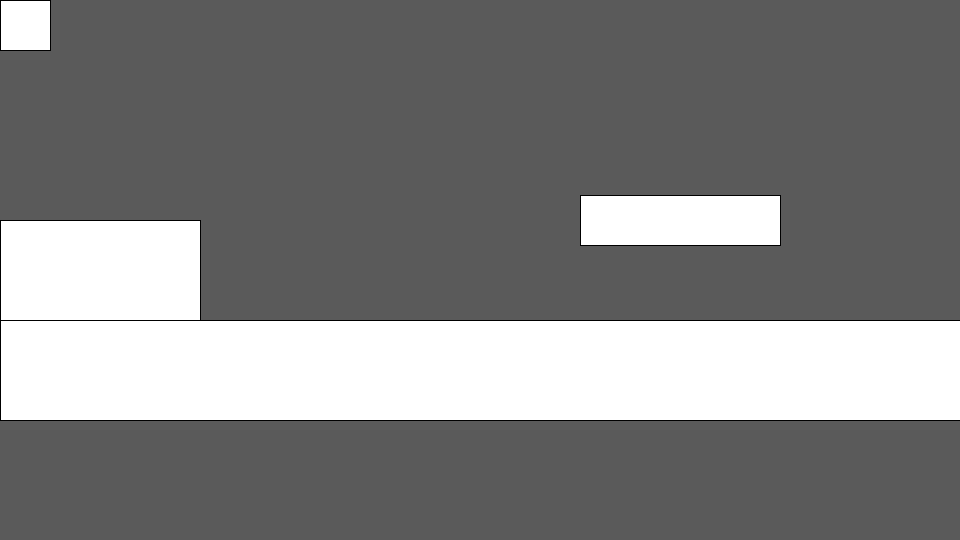
Frame 1 (no input)
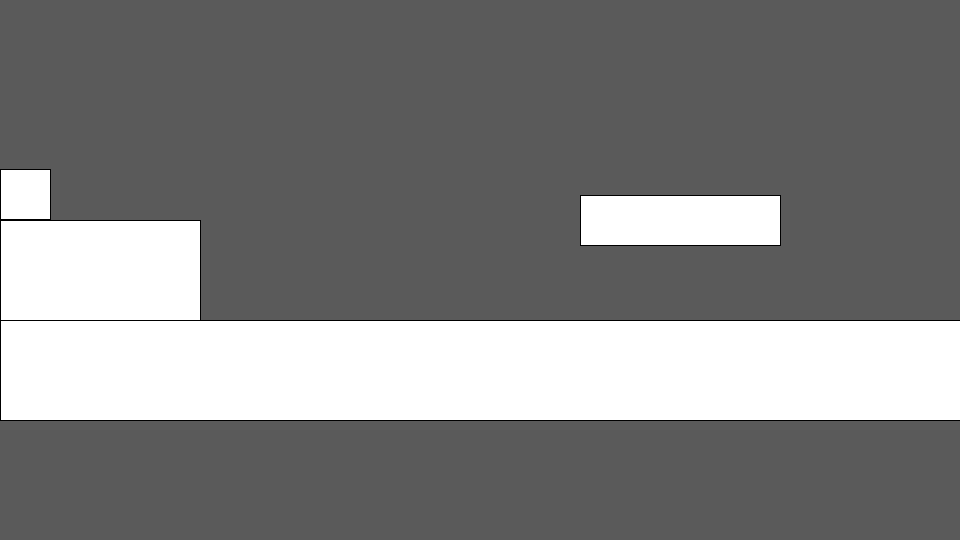
Frame 60 (the mouse pressed at the canvas centre just before this capture)
Frame 120 (the mouse held since frame 60 and released just before this capture): identical to frame 60, image omitted

The Processing sketch that drew these frames (run headless with seeded random() and noise(); from frame 60 on, the mouse is pressed at the canvas centre):

// Processing sketch: tagButWereWizards
// ── tagButWereWizards.pde
Level level;

void setup()
{
  //fullScreen();
  size(960, 540);
  level = new Level();
}

void draw()
{
  level.update();
  level.draw();
}

void keyPressed()
{
  level.keyPressed();
}
  
void keyReleased()
{
  level.keyReleased();
}

// ── Blast.pde
class Blast extends Spell
{
  float SPEED = 8;
  float SIZE = 10;
  
  Blast(float x, float y, float xD, float yD)
  {
    this.x =x;
    this.y = y;
    xV = xD * SPEED;
    yV = yD * SPEED;
  }
  
  void draw()
  {
    push();
      fill(#ff44cc);
      circle(x, y, SIZE);
    pop();
  }
  
  void collide(float distance)
  {
    if(distance <= SIZE/2)
    {
      dead = true;
    }
  }
}

// ── Box.pde
class Box
{
  float x, y;
  float w, h;
  
  Box(float x, float y, float w, float h)
  {
    this.x = x;
    this.y = y;
    this.w = w;
    this.h = h;
  }
  
  void draw()
  {
    push();
      rectMode(CENTER);
      rect(x, y, w, h);
    pop();
  }
  
  float getX() { return x; }
  float getY() { return y; }
  float getW() { return w; }
  float getH() { return h; }
  
  float distance(float x, float y)
  {
    x = x - this.x;
    y = y - this.y;
    float dX = abs(x) - w/2;
    float dY = abs(y) - h/2;
    float p1 = sqrt(sq(max(dX, 0f)) + sq(max(dY, 0f)));
    float p2 = max(dX, dY);
    return p1 + min(p2, 0f);
  }
}

// ── Level.pde
class Level
{
  Box[] platforms;
  ArrayList<Spell> spells;
  Player player;
  
  Level()
  {
    player = new Player();
    spells = new ArrayList<Spell>();
    platforms = new Box[3];
    platforms[0] = new Box(100, height/2, 200, 100);
    platforms[1] = new Box(width/2, height/2 + 100, width, 100);
    platforms[2] = new Box(width/2 + 200, height/2 - 50, 200, 50);
  }
  
  void draw()
  {
    background(90);
    for(int i = 0; i < platforms.length; i++)
    {
      platforms[i].draw();
    }
    player.draw();
    for(int i = 0; i < spells.size(); i++)
    {
      spells.get(i).draw();
    }
  }
  
  void update()
  {
    for(int i = 0; i < spells.size(); i++)
    {
      Spell spell = spells.get(i);
      spell.move();
      spell.collide(distance(spell.getX(), spell.getY()));
      if(spell.isDead())
      {
        spells.remove(spell);
      }
    }
    player.move();
    check();
    player.collide();
  }
  
  void check()
  {
    for(int i = 0; i < 8; i++)
    {
      player.setCheck(i, distance(player.CHECK_LOCATIONS[i][0] + player.getX() + player.WIDTH/2, player.CHECK_LOCATIONS[i][1] + player.getY() + player.HEIGHT/2));
    }
  }
  
  float distance(float x, float y)
  {
    float min = platforms[0].distance(x, y);
    for(int i = 1; i < platforms.length; i++)
    {
      min = min(min, platforms[i].distance(x, y));
    }
    return min;
  }
  
  void keyPressed()
  {
     player.keyPressed();
  }
    
  void keyReleased()
  {
    player.keyReleased();
  }
}

// ── Player.pde
class Player
{
  float ACCELERATION = 0.5;
  float DECELERATION = 1;
  float SPEED = 6;
  float GRAVITY = 0.419;
  float COYOTE_TIME = 8;
  float JUMP = 10;
  float WIDTH = 50;
  float HEIGHT = 50;
  float[][] CHECK_LOCATIONS = 
  { {-WIDTH/2 + 10, HEIGHT/2 + 1},
    {WIDTH/2 - 10, HEIGHT/2 + 1},
    {WIDTH/2 + 1, HEIGHT/2 - 10},
    {WIDTH/2 + 1, -HEIGHT/2 + 10},
    {WIDTH/2 - 10, -HEIGHT/2 - 1},
    {-WIDTH/2 + 10, -HEIGHT/2 - 1},
    {-WIDTH/2 - 1, -HEIGHT/2 + 10},
    {-WIDTH/2 - 1, HEIGHT/2 - 10} } ;
  
  float x, y;
  float xV, yV;
  float[] checks = new float[8];
  float coyoteTime;
  
  boolean left, right, up, down;
  boolean jump;
  boolean lastLeft;
  
  Player()
  {
    
  }
  
  void draw()
  {
    rect(x, y, 50, 50);
  }
  
  void setCheck(int i, float value)
  {
    checks[i] = value;
  }
  
  void collide()
  {
    float level;
    level = min(checks[0], checks[1]);
    if(level <= 0)
    {
      y += level;
      yV = 0;
      coyoteTime = COYOTE_TIME;
    }
    else if(coyoteTime > 0)
    {
      coyoteTime--;
    }
    boolean leftCollision = false;
    level = min(checks[2], checks[3]);
    if(level <= 0)
    {
      leftCollision = true;
      x += level;
    }
    level = min(checks[4], checks[5]);
    if(level <= 0)
    {
      y -= level;
      yV = 0;
    }
    boolean rightCollision = false;
    level = min(checks[6], checks[7]);
    if(level <= 0)
    {
      rightCollision = true;
      x -= level;
    }
    if(leftCollision != rightCollision)
    {
      xV = 0;
    }
  }
  
  void move()
  {
    xV += ACCELERATION * (left ? 0 : 1);
    xV += ACCELERATION * (right ? 0 : -1);
    xV = constrain(xV, -SPEED, SPEED);
    if(left == right)
    {
      if(abs(xV) < DECELERATION)
      {
        xV = 0;
      }
      else
      {
        xV -= DECELERATION * xV/abs(xV);
      }
    }
    
    yV += GRAVITY;
    if(jump && coyoteTime > 0)
    {
      coyoteTime = 0;
      yV = -JUMP;
    }
    
    x += xV;
    y += yV;
  }
  
  void cast()
  {
    if((left != right) || (up != down))
    {
      level.spells.add(new Blast(x + WIDTH/2, y + WIDTH/2, (left ? 0 : 1) + (right ? 0 : -1), (up ? 0 : 1) + (down ? 0 : -1)));
    }
    else
    {
      level.spells.add(new Blast(x + WIDTH/2, y + WIDTH/2, (lastLeft ? -1 : 1), 0));
    }
  }
  
  float getX() { return x; }
  float getY() { return y; }
  
  void keyPressed()
  {
    switch(key)
    {
      case 'a':
        left = true;
        lastLeft = true;
      break;
      case 'd':
        right = true;
        lastLeft = false;
      break;
      case 'w':
        up = true;
      break;
      case 's':
        down = true;
      break;
      case 'c':
        jump = true;
      break;
      case 'v':
        cast();
      break;
    }
  }
  
  void keyReleased()
  {
    switch(key)
    {
      case 'a':
        left = false;
      break;
      case 'd':
        right = false;
      case 'w':
        up = false;
      break;
      case 's':
        down = false;
      break;
      case 'c':
        jump = false;
      break;
    }
  }
}

// ── Spell.pde
abstract class Spell
{
  int SIZE;
  int DAMAGE;
  
  float x, y;
  float xV, yV;
  boolean dead;
  
  void draw()
  {
    
  }
  
  void move()
  {
    x += xV;
    y += yV;
  }
  
  void collide(float distance)
  {
    
  }
  
  float getX() { return x; }
  float getY() { return y; }
  boolean isDead() { return dead; }
}
